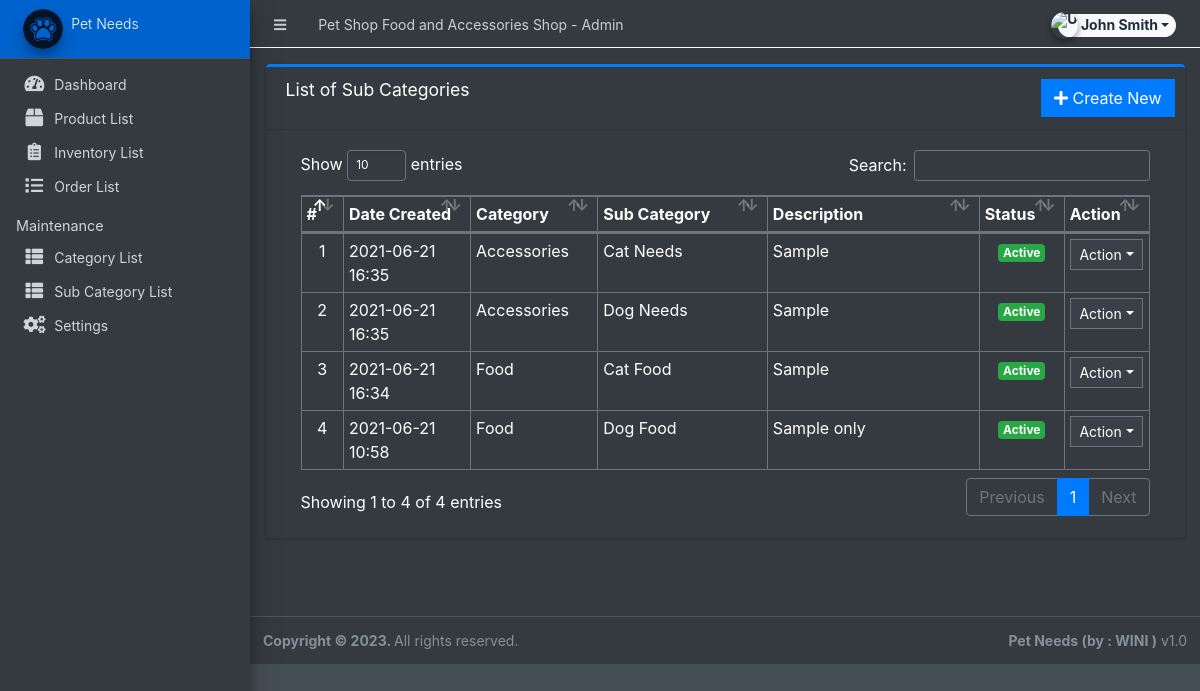
The app's page /admin/?page=maintenance/sub_category (signed in), older data.
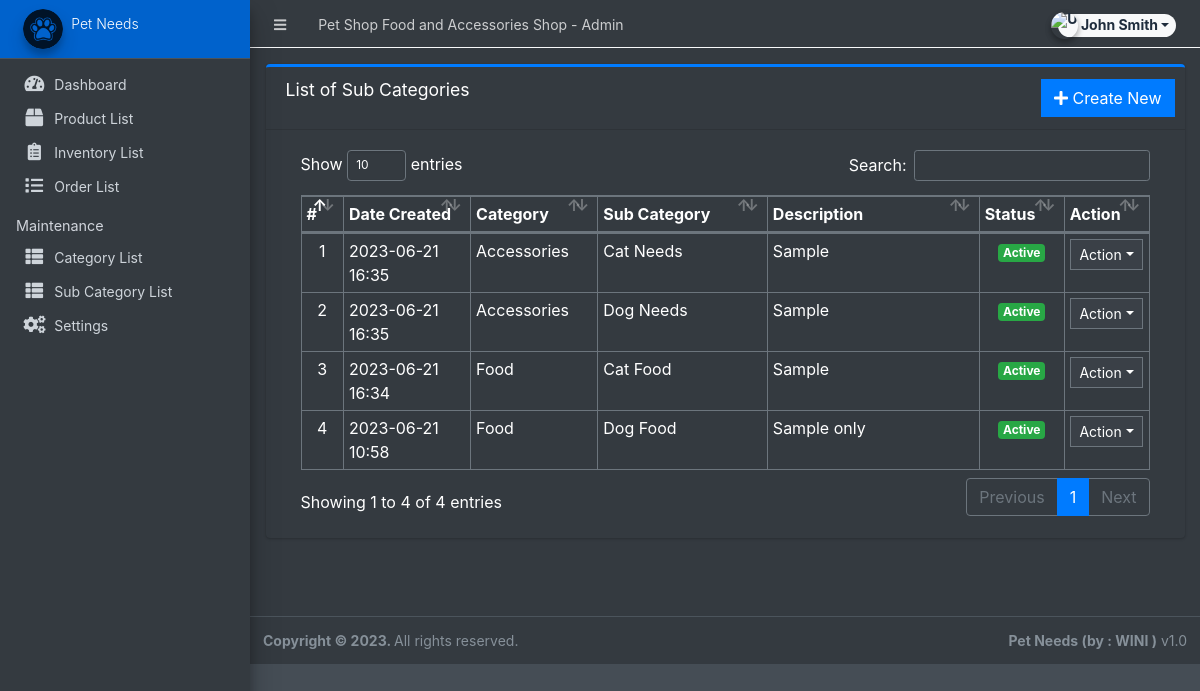
The same page, newer data.
### tables this page shows
CREATE TABLE `sub_categories` (
  `id` int(30) NOT NULL,
  `parent_id` int(30) NOT NULL,
  `sub_category` varchar(250) NOT NULL,
  `description` text NOT NULL,
  `status` tinyint(1) NOT NULL DEFAULT 1,
  `date_created` datetime NOT NULL DEFAULT current_timestamp()
);

CREATE TABLE `categories` (
  `id` int(30) NOT NULL,
  `category` varchar(250) NOT NULL,
  `description` text DEFAULT NULL,
  `status` tinyint(1) NOT NULL DEFAULT 1,
  `date_created` datetime NOT NULL DEFAULT current_timestamp()
);

### admin/maintenance/sub_category.php (the view, shortened to what this page needs)
<div class="card card-outline card-primary">
	<div class="card-header">
		<h3 class="card-title">List of Sub Categories</h3>
		<div class="card-tools">
			<a href="?page=maintenance/manage_sub_category" class="btn btn-flat btn-primary"><span class="fas fa-plus"></span>  Create New</a>
		</div>
	</div>
	<div class="card-body">
		<div class="container-fluid">
        <div class="container-fluid">
			<table class="table table-bordered table-stripped">
				<colgroup>
					<col width="5%">
					<col width="15%">
					<col width="15%">
					<col width="20%">
					<col width="25%">
					<col width="10%">
					<col width="10%">
				</colgroup>
				<thead>
					<tr>
						<th>#</th>
						<th>Date Created</th>
						<th>Category</th>
						<th>Sub Category</th>
						<th>Description</th>
						<th>Status</th>
						<th>Action</th>
					</tr>
				</thead>
				<tbody>
					<?php
					$i = 1;
						$qry = $conn->query("SELECT s.*,c.category from `sub_categories` s inner join `categories` c on c.id = s.parent_id order by unix_timestamp(s.date_created) desc ");
						while($row = $qry->fetch_assoc()):
                            $row['description'] = strip_tags(stripslashes(html_entity_decode($row['description'])));
					?>
						<tr>
							<td class="text-center"><?php echo $i++; ?></td>
							<td><?php echo date("Y-m-d H:i",strtotime($row['date_created'])) ?></td>
							<td><?php echo $row['category'] ?></td>
							<td><?php echo $row['sub_category'] ?></td>
							<td ><p class="truncate-1 m-0"><?php echo $row['description'] ?></p></td>
							<td class="text-center">
                                <?php if($row['status'] == 1): ?>
                                    <span class="badge badge-success">Active</span>
                                <?php else: ?>
                                    <span class="badge badge-danger">Inactive</span>
                                <?php endif; ?>
                            </td>
							<td align="center">
								 <button type="button" class="btn btn-flat btn-default btn-sm dropdown-toggle dropdown-icon" data-toggle="dropdown">
				                  		Action
				                  </button>
							</td>
						</tr>
					<?php endwhile; ?>
				</tbody>
			</table>
		</div>
		</div>
	</div>
</div>

Row changes from the older to the newer data that the page shows:
changed sub_categories "Cat Needs": date_created "2021-06-21 16:35" → "2023-06-21 16:35"
changed sub_categories "Dog Needs": date_created "2021-06-21 16:35" → "2023-06-21 16:35"
changed sub_categories "Cat Food": date_created "2021-06-21 16:34" → "2023-06-21 16:34"
changed sub_categories "Dog Food": date_created "2021-06-21 10:58" → "2023-06-21 10:58"
